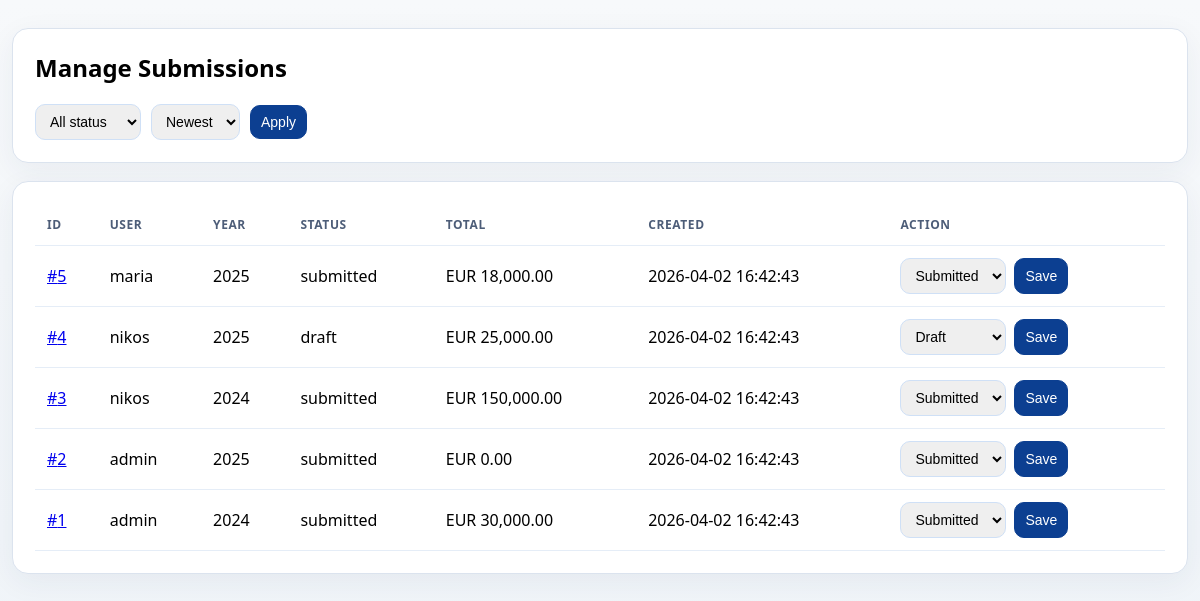
The page /admin/manage_submissions.php (signed in) on the database its author committed.
### tables this page shows
CREATE TABLE declarations (
    id INT AUTO_INCREMENT PRIMARY KEY,
    user_id INT DEFAULT NULL,
    politician_id INT DEFAULT NULL,
    title VARCHAR(150) DEFAULT NULL,
    details TEXT DEFAULT NULL,
    year YEAR NOT NULL,
    status ENUM('draft', 'submitted') DEFAULT 'draft',
    created_at TIMESTAMP DEFAULT CURRENT_TIMESTAMP,
    FOREIGN KEY (user_id) REFERENCES users(id) ON DELETE SET NULL,
    FOREIGN KEY (politician_id) REFERENCES politicians(id) ON DELETE CASCADE
);

### admin/manage_submissions.php (the view, shortened to what this page needs)
<?php
require_once __DIR__ . '/../includes/db.php';
$message = '';
$status = trim($_GET['status'] ?? '');
$status = in_array($status, ['draft', 'submitted'], true) ? $status : '';
$order = trim($_GET['order'] ?? 'newest');
$orderSql = $order === 'oldest' ? 'ASC' : 'DESC';
$where = $status !== '' ? 'WHERE d.status = :status' : '';
$stmt = $pdo->prepare(
    'SELECT d.id, d.year, d.status, d.created_at, u.username, COALESCE(SUM(a.value),0) AS total
     FROM declarations d
     INNER JOIN politicians p ON p.id = d.politician_id
     INNER JOIN users u ON u.id = p.user_id
     LEFT JOIN assets a ON a.declaration_id = d.id
     ' . $where . '
     GROUP BY d.id, d.year, d.status, d.created_at, u.username
     ORDER BY d.created_at ' . $orderSql . ', d.id ' . $orderSql
);
$stmt->execute($status !== '' ? ['status' => $status] : []);
$rows = $stmt->fetchAll();
function esc(string $v): string { return htmlspecialchars($v, ENT_QUOTES, 'UTF-8'); }
?>
<!doctype html><html lang="en"><head><meta charset="UTF-8"><meta name="viewport" content="width=device-width, initial-scale=1.0"><title>Manage Submissions</title><link rel="stylesheet" href="../assets/css/admin.css"></head><body>
<main class="page-wrap">
<section class="card"><h1>Manage Submissions</h1><?php if ($message !== ''): ?><div class="notice"><?= esc($message) ?></div><?php endif; ?>
<form method="GET" class="filter-form">
<select name="status"><option value="">All status</option></select>
<select name="order"><option value="newest" <?= $order === 'newest' ? 'selected' : '' ?>>Newest</option><option value="oldest" <?= $order === 'oldest' ? 'selected' : '' ?>>Oldest</option></select>
<button type="submit">Apply</button></form></section>
<section class="card"><div class="table-wrap"><table><thead><tr><th>ID</th><th>User</th><th>Year</th><th>Status</th><th>Total</th><th>Created</th><th>Action</th></tr></thead><tbody>
<?php foreach ($rows as $row): ?><tr>
<td><a href="../modules/declaration.php?id=<?= (int)$row['id'] ?>">#<?= (int)$row['id'] ?></a></td>
<td><?= esc((string)$row['username']) ?></td><td><?= esc((string)$row['year']) ?></td><td><?= esc((string)$row['status']) ?></td><td>EUR <?= number_format((float)$row['total'],2) ?></td><td><?= esc((string)$row['created_at']) ?></td>
<td><form method="POST" class="inline-form"><input type="hidden" name="id" value="<?= (int)$row['id'] ?>"><select name="status"><option value="draft" <?= $row['status'] === 'draft' ? 'selected' : '' ?>>Draft</option><option value="submitted" <?= $row['status'] === 'submitted' ? 'selected' : '' ?>>Submitted</option></select><button type="submit">Save</button></form></td>
</tr><?php endforeach; ?>
</tbody></table></div></section></main>
</body></html>

### assets/css/admin.css (style rules this page uses)
* { box-sizing: border-box; }
body { margin: 0; font-family: "Segoe UI", Tahoma, Geneva, Verdana, sans-serif; background: linear-gradient(180deg, #f7f9fb 0%, #eef3f8 100%); min-height: 100vh; display: flex; flex-direction: column; }
.page-wrap { width: min(1200px, 100% - 24px); margin: 28px auto 48px; display: grid; gap: 18px; }
.card { background: #fff; border: 1px solid #dbe3ee; border-radius: 16px; padding: 22px; box-shadow: 0 8px 30px rgba(28, 48, 77, 0.06); }
.card h1 { margin-top: 0; }
.filter-form { display: flex; align-items: center; gap: 10px; flex-wrap: wrap; }
.filter-form select, .filter-form button, .inline-form select, .inline-form button { border: 1px solid #cfe0f6; border-radius: 10px; padding: 8px 10px; font-size: 14px; }
.filter-form button, .inline-form button { background: #0c3f91; border-color: #0c3f91; color: #fff; cursor: pointer; }
.table-wrap { overflow-x: auto; }
table { width: 100%; border-collapse: collapse; min-width: 1050px; }
th, td { text-align: left; padding: 12px; border-bottom: 1px solid #e5edf7; }
thead th { text-transform: uppercase; letter-spacing: 0.05em; font-size: 12px; color: #4d5d78; }
.inline-form { display: flex; gap: 8px; }

### rows shown on the page
declarations: id "5", username "maria", year "2025", status "submitted", total "18,000.00", created_at "2026-04-02 16:42:43", status "Submitted"
declarations: id "4", username "nikos", year "2025", status "draft", total "25,000.00", created_at "2026-04-02 16:42:43", status "Draft"
declarations: id "3", username "nikos", year "2024", status "submitted", total "150,000.00", created_at "2026-04-02 16:42:43", status "Submitted"
declarations: id "2", username "admin", year "2025", status "submitted", total "0.00", created_at "2026-04-02 16:42:43", status "Submitted"
declarations: id "1", username "admin", year "2024", status "submitted", total "30,000.00", created_at "2026-04-02 16:42:43", status "Submitted"
